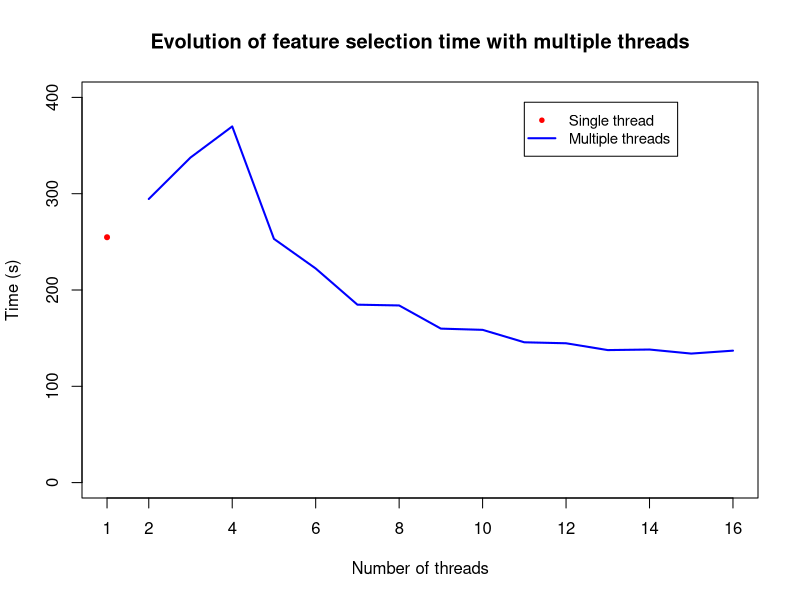

Generate this figure with R:
parallel_fs = read.table("fs_parallel_incremental.txt", col.names = c("Threads", "Time"))

plot(x = parallel_fs$Threads, y = parallel_fs$Time, type = "l", main = "Evolution of feature selection time with multiple threads",
     xlab = "Number of threads", ylab = "Time (s)",
     xlim = c(parallel_fs$Threads[1]-1,parallel_fs$Threads[length(parallel_fs$Threads)]), 
     ylim = c(0,400), lwd = 2, col = "blue", xaxt = "n")
axis(1, at = c(1,2,4,6,8,10,12,14,16), labels = c(1,2,4,6,8,10,12,14,16))
points(x = 1, y = 254.792, pch = 20, col = "red")
legend(11, 395, 
       legend = c("Single thread","Multiple threads"),
       col = c("red","blue"), lty = c(NA,1), lwd = c(NA,2), pch = c(20,NA), cex = 0.9)
